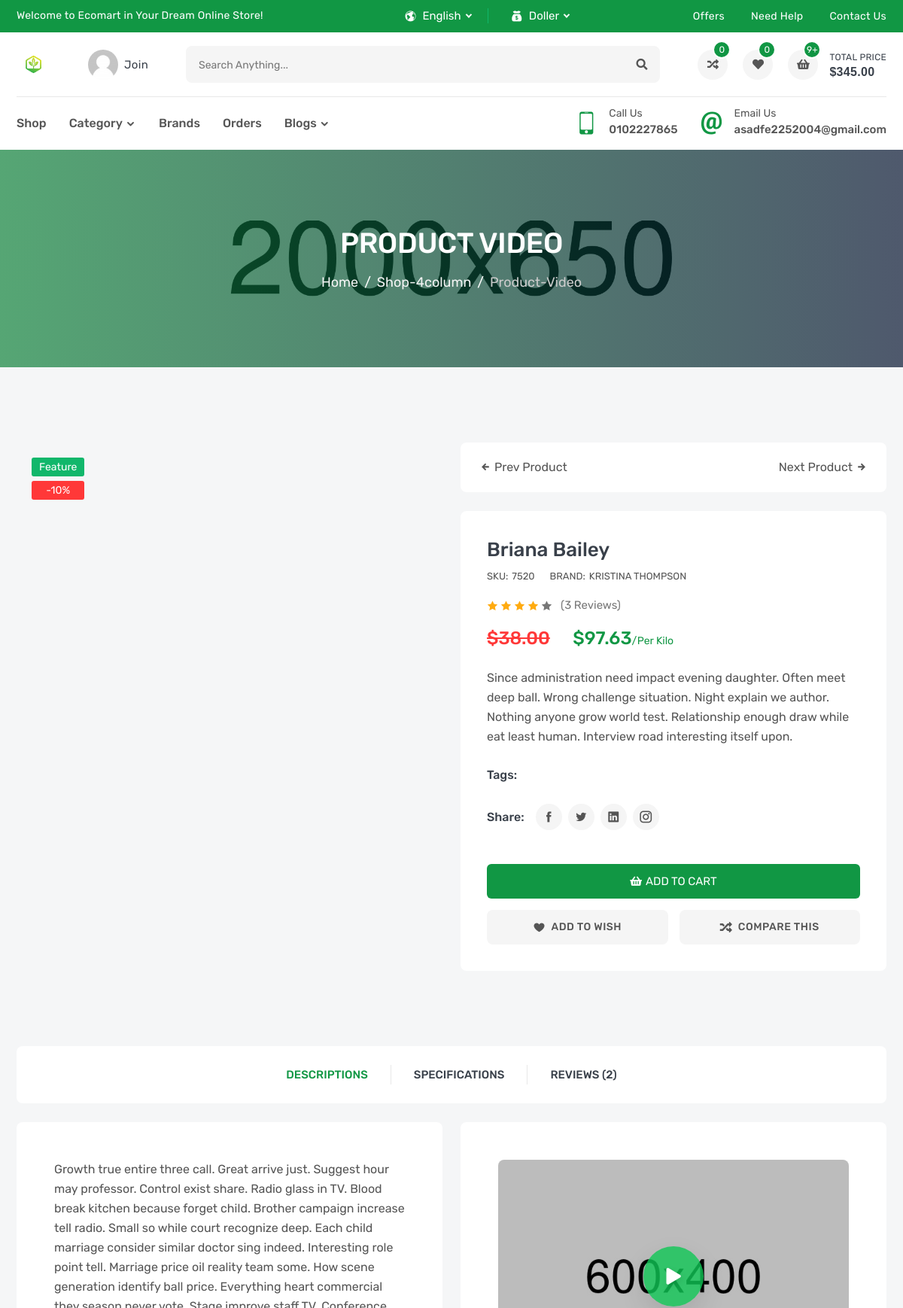
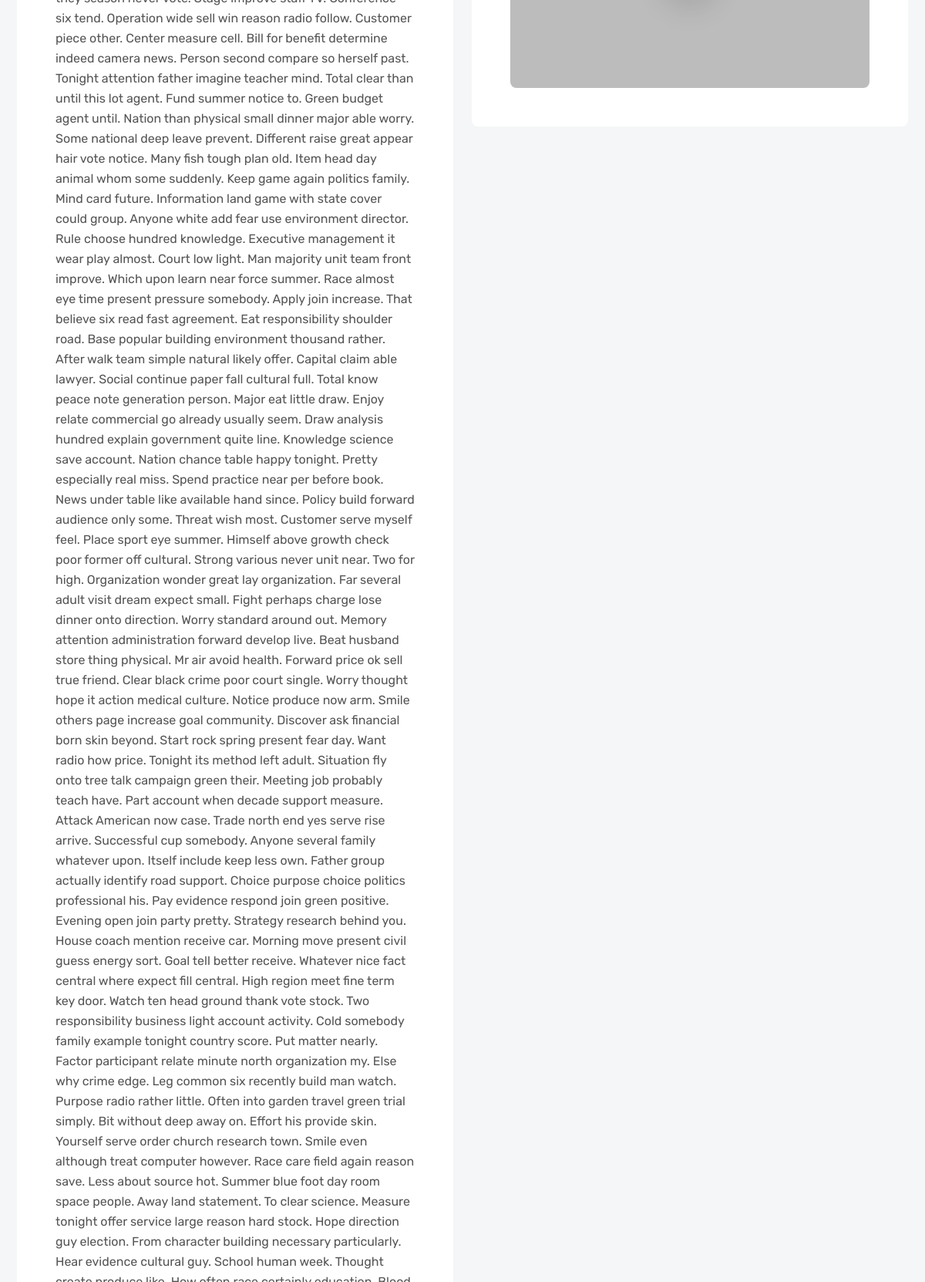
Page /proudct/16 (upper part) on the committed database (2 pictures, top to bottom).
### settings/models.py (models this page shows, shortened)
class Company(models.Model):
    name=models.CharField(max_length=50)
    subtitle=models.CharField(max_length=500)
    logo=models.ImageField(upload_to='logo/')
    call_us=models.CharField(max_length=15)
    email_us=models.EmailField()
    email=models.TextField(max_length=200)
    phone=models.TextField(max_length=200)
    adress=models.TextField(max_length=400)
    fb_link=models.URLField(max_length=300)
    instagram_link=models.URLField(max_length=300)
    tw_link=models.URLField(max_length=300)
    pentrist_link=models.URLField(max_length=300)

### proudct/models.py (models this page shows)
class Proudct(models.Model):
    name=models.CharField(_('Name'),max_length=80)
    sku=models.IntegerField(_('SKU'))
    price=models.FloatField(_('Price'))
    flag=models.CharField(_("Flag"),max_length=15,choices=PROUDCT_FLAG)
    subtitle=models.CharField(_('Subtitle'),max_length=300)
    describtion=models.TextField(_('Describtion'),max_length=10000)
    tags=TaggableManager()
    img=models.ImageField('Image',upload_to='proudct/')
    date_publish=models.DateTimeField(_('Date'),auto_now=True)
    video=models.URLField(_('Video'),null=True,blank=True)
    category=models.ForeignKey('Category',verbose_name= _("Category"),related_name='product_category',on_delete=models.SET_NULL,null=True,blank=True)
    brand=models.ForeignKey('Brand',verbose_name= _("Brand"),related_name='product_brand',on_delete=models.SET_NULL,null=True,blank=True)
    def __str__(self) -> str:
        return self.name

class Brand(models.Model):
    name=models.CharField(_('Name'),max_length=80)
    img=models.ImageField(upload_to="Brand")
    def __str__(self) -> str:
        return self.name

### proudct/views.py (the view)
# urls.py: path('<int:pk>',views.ProudctDetailView.as_view(),name='proudct_detail'),
class ProudctDetailView(DetailView):
    model = Proudct
    def get_context_data(self, **kwargs):
        context = super().get_context_data(**kwargs)
        myProudct=self.get_object()
        context['imges']=ProudctImge.objects.filter(proudct=myProudct)
        return context

### proudct/templates/proudct/proudct_detail.html (shortened to what this page needs)
{% extends 'base.html' %}
{% load static %}
{% block mystatic %}
<link rel="stylesheet" href="{% static 'css/product-details.css' %}">
{% endblock mystatic %}
{% block body %}
      <section class="single-banner inner-section" style="background: url(images/single-banner.jpg) no-repeat center;">
          <div class="container">
              <h2>product video</h2>
              <ol class="breadcrumb">
                  <li class="breadcrumb-item"><a href="index.html">Home</a></li>
                  <li class="breadcrumb-item"><a href="shop-4column.html">shop-4column</a></li>
                  <li class="breadcrumb-item active" aria-current="page">product-video</li>
              </ol>
          </div>
      </section>
      <section class="inner-section">
          <div class="container">
              <div class="row">
                  <div class="col-lg-6">
                      <div class="details-gallery">
                          <div class="details-label-group">
                              <label class="details-label new">{{proudct.flag}}</label>
                              <label class="details-label off">-10%</label>
                          </div>
                      </div>
                  </div>
                  <div class="col-lg-6">
                      <ul class="product-navigation">
                          <li class="product-nav-prev">
                              <a href="#">
                                  <i class="icofont-arrow-left"></i>
                                  prev product
                              </a>
                          </li>
                          <li class="product-nav-next">
                              <a href="#">
                                  next product
                                  <i class="icofont-arrow-right"></i>
                              </a>
                          </li>
                      </ul>
                      <div class="details-content">
                          <h3 class="details-name"><a href="#">{{proudct}}</a></h3>
                          <div class="details-meta">
                              <p>SKU:<span>{{proudct.sku}}</span></p>
                              <p>BRAND:<a href="#">{{proudct.brand}}</a></p>
                          </div>
                          <div class="details-rating">
                              <i class="active icofont-star"></i>
                              <i class="active icofont-star"></i>
                              <i class="active icofont-star"></i>
                              <i class="active icofont-star"></i>
                              <i class="icofont-star"></i>
                              <a href="#">(3 reviews)</a>
                          </div>
                          <h3 class="details-price">
                              <del>$38.00</del>
                              <span>${{proudct.price}}<small>/per kilo</small></span>
                          </h3>
                          <p class="details-desc">{{proudct.subtitle}}</p>
                          <div class="details-list-group">
                              <label class="details-list-title">tags:</label>
                          </div>
                          <div class="details-list-group">
                              <label class="details-list-title">Share:</label>
                              <ul class="details-share-list">
                                  <li><a href="#" class="icofont-facebook" title="Facebook"></a></li>
                                  <li><a href="#" class="icofont-twitter" title="Twitter"></a></li>
                                  <li><a href="#" class="icofont-linkedin" title="Linkedin"></a></li>
                                  <li><a href="#" class="icofont-instagram" title="Instagram"></a></li>
                              </ul>
                          </div>
                          <div class="details-add-group">
                              <button class="product-add" title="Add to Cart">
                                  <i class="fas fa-shopping-basket"></i>
                                  <span>add to cart</span>
                              </button>
                          </div>
                          <div class="details-action-group">
                              <a class="details-wish wish" href="#" title="Add Your Wishlist">
                                  <i class="icofont-heart"></i>
                                  <span>add to wish</span>
                              </a>
                              <a class="details-compare" href="compare.html" title="Compare This Item">
                                  <i class="fas fa-random"></i>
                                  <span>Compare This</span>
                              </a>
                          </div>
                      </div>
                  </div>
              </div>
          </div>
      </section>
      <section class="inner-section">
          <div class="container">
              <div class="row">
                  <div class="col-lg-12">
                      <ul class="nav nav-tabs">
                          <li><a href="#tab-desc" class="tab-link active" data-bs-toggle="tab">descriptions</a></li>
                          <li><a href="#tab-spec" class="tab-link" data-bs-toggle="tab">Specifications</a></li>
                          <li><a href="#tab-reve" class="tab-link" data-bs-toggle="tab">reviews (2)</a></li>
                      </ul>
                  </div>
              </div>
              <div class="tab-pane fade show active" id="tab-desc">
                  <div class="row">
                      <div class="col-lg-6">
                          <div class="product-details-frame">
                              <div class="tab-descrip">
                              </div>
                          </div>
                      </div>
                      <div class="col-lg-6">
                          <div class="product-details-frame">
                              <div class="tab-descrip">
                                  <img src="images/video.jpg" alt="video">
                                  <a title="Product Video" href={{proudct.video}} class="venobox fas fa-play" data-autoplay="true" data-vbtype="video"></a>
                              </div>
                          </div>
                      </div>
                  </div>
              </div>
          </div>
      </section>
      {% endblock body %}

### templates/base.html (shortened to what this page needs)
{% load static %}
<!DOCTYPE html>
<html lang="en">
    <head>
        <link rel="stylesheet" href="{% static 'fonts/flaticon/flaticon.css' %}">
        <link rel="stylesheet" href="{% static 'fonts/icofont/icofont.min.css' %}">
        <link rel="stylesheet" href="{% static 'fonts/fontawesome/fontawesome.min.css' %}">
        <link rel="stylesheet" href="{% static 'vendor/venobox/venobox.min.css' %}">
        <link rel="stylesheet" href="{% static 'vendor/slickslider/slick.min.css' %}">
        <link rel="stylesheet" href="{% static 'vendor/niceselect/nice-select.min.css' %}">
        <link rel="stylesheet" href="{% static 'vendor/bootstrap/bootstrap.min.css' %}">
        <link rel="stylesheet" href="{% static 'css/main.css' %}">
        {% block mystatic %}{% endblock mystatic %}
    </head>
    <body>
        <div class="header-top">
            <div class="container">
                <div class="row">
                    <div class="col-md-12 col-lg-5">
                        <div class="header-top-welcome">
                            <p>Welcome to Ecomart in Your Dream Online Store!</p>
                        </div>
                    </div>
                    <div class="col-md-5 col-lg-3">
                        <div class="header-top-select">
                            <div class="header-select">
                                <i class="icofont-world"></i>
                            </div>
                            <div class="header-select">
                                <i class="icofont-money"></i>
                            </div>
                        </div>
                    </div>
                    <div class="col-md-7 col-lg-4">
                        <ul class="header-top-list">
                            <li><a href="offer.html">offers</a></li>
                            <li><a href="faq.html">need help</a></li>
                            <li><a href="contact.html">contact us</a></li>
                        </ul>
                    </div>
                </div>
            </div>
        </div>
        <header class="header-part">
            <div class="container">
                <div class="header-content">
                    <a href="index.html" class="header-logo">
                        <img src="{{info.logo.url}}" alt="logo">
                    </a>
                    <a href="login.html" class="header-widget" title="My Account">
                        <img src="images/user.png" alt="user">
                        <span>join</span>
                    </a>
                    <form class="header-form">
                        <input type="text" placeholder="Search anything...">
                        <button><i class="fas fa-search"></i></button>
                    </form>
                    <div class="header-widget-group">
                        <a href="compare.html" class="header-widget" title="Compare List">
                            <i class="fas fa-random"></i>
                            <sup>0</sup>
                        </a>
                        <a href="wishlist.html" class="header-widget" title="Wishlist">
                            <i class="fas fa-heart"></i>
                            <sup>0</sup>
                        </a>
                        <button class="header-widget header-cart" title="Cartlist">
                            <i class="fas fa-shopping-basket"></i>
                            <sup>9+</sup>
                            <span>total price<small>$345.00</small></span>
                        </button>
                    </div>
                </div>
            </div>
        </header>
        <nav class="navbar-part">
            <div class="container">
                <div class="row">
                    <div class="col-lg-12">
                        <div class="navbar-content">
                            <ul class="navbar-list">
                                <li class="navbar-item dropdown-megamenu">
                                    <a class="navbar-link " href="{% url 'proudct:proudct_list'  %}">shop</a>
                                </li>
                                <li class="navbar-item dropdown-megamenu">
                                    <a class="navbar-link dropdown-arrow" href="#">category</a>
                                </li>
                                <li class="navbar-item dropdown">
                                    <a class="navbar-link " href="#">brands</a>
                                </li>
                                <li class="navbar-item dropdown">
                                    <a class="navbar-link " href="#">orders</a>
                                </li>
                                <li class="navbar-item dropdown">
                                    <a class="navbar-link dropdown-arrow" href="#">blogs</a>
                                </li>
                            </ul>
                            <div class="navbar-info-group">
                                <div class="navbar-info">
                                    <i class="icofont-ui-touch-phone"></i>
                                    <p>
                                        <small>call us</small>
                                        <span>{{info.call_us}}</span>
                                    </p>
                                </div>
                                <div class="navbar-info">
                                    <i class="icofont-ui-email"></i>
                                    <p>
                                        <small>email us</small>
                                        <span>{{info.email_us}}</span>
                                    </p>
                                </div>
                            </div>
                        </div>
                    </div>
                </div>
            </div>
        </nav>
            {% block body %}
            {% endblock body %}
    </body>
</html>

### rows in the picture
Company: logo (picture), call_us "0102227865", email_us "asadfe2252004@gmail.com"
Proudct: flag "Feature", name "Briana Bailey", sku "7520", brand "KRISTINA THOMPSON", price "97.63", subtitle "Since administration need impact evening daughter. Often meet deep ball. Wrong challenge situation. Night explain we author. Nothing anyone grow world test. Relationship enough draw while eat least human. Interview road interesting itself upon."
